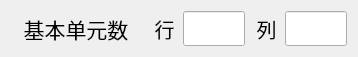
  <widget class="QWidget" name="layoutWidget_6">
   <property name="geometry">
    <rect>
     <x>70</x>
     <y>450</y>
     <width>350</width>
     <height>37</height>
    </rect>
   </property>
   <layout class="QHBoxLayout" name="horizontalLayout_6">
    <item>
     <widget class="QLabel" name="label_roiHeight_L_3">
      <property name="sizePolicy">
       <sizepolicy hsizetype="Fixed" vsizetype="Fixed">
        <horstretch>0</horstretch>
        <verstretch>0</verstretch>
       </sizepolicy>
      </property>
      <property name="minimumSize">
       <size>
        <width>130</width>
        <height>35</height>
       </size>
      </property>
      <property name="maximumSize">
       <size>
        <width>130</width>
        <height>35</height>
       </size>
      </property>
      <property name="font">
       <font>
        <pointsize>16</pointsize>
       </font>
      </property>
      <property name="text">
       <string>基本单元数</string>
      </property>
      <property name="alignment">
       <set>Qt::AlignCenter</set>
      </property>
     </widget>
    </item>
    <item>
     <spacer name="horizontalSpacer_6">
      <property name="orientation">
       <enum>Qt::Horizontal</enum>
      </property>
      <property name="sizeType">
       <enum>QSizePolicy::Fixed</enum>
      </property>
      <property name="sizeHint" stdset="0">
       <size>
        <width>5</width>
        <height>20</height>
       </size>
      </property>
     </spacer>
    </item>
    <item>
     <widget class="QLabel" name="label_roiHeight_L_7">
      <property name="sizePolicy">
       <sizepolicy hsizetype="Fixed" vsizetype="Fixed">
        <horstretch>0</horstretch>
        <verstretch>0</verstretch>
       </sizepolicy>
      </property>
      <property name="minimumSize">
       <size>
        <width>25</width>
        <height>35</height>
       </size>
      </property>
      <property name="maximumSize">
       <size>
        <width>25</width>
        <height>35</height>
       </size>
      </property>
      <property name="font">
       <font>
        <pointsize>15</pointsize>
       </font>
      </property>
      <property name="text">
       <string>行</string>
      </property>
      <property name="alignment">
       <set>Qt::AlignCenter</set>
      </property>
     </widget>
    </item>
    <item>
     <widget class="QLineEdit" name="lineEdit_nBasicUnitInRow">
      <property name="sizePolicy">
       <sizepolicy hsizetype="Fixed" vsizetype="Fixed">
        <horstretch>0</horstretch>
        <verstretch>0</verstretch>
       </sizepolicy>
      </property>
      <property name="minimumSize">
       <size>
        <width>62</width>
        <height>35</height>
       </size>
      </property>
      <property name="maximumSize">
       <size>
        <width>62</width>
        <height>35</height>
       </size>
      </property>
      <property name="font">
       <font>
        <pointsize>16</pointsize>
       </font>
      </property>
      <property name="alignment">
       <set>Qt::AlignCenter</set>
      </property>
     </widget>
    </item>
    <item>
     <spacer name="horizontalSpacer_7">
      <property name="orientation">
       <enum>Qt::Horizontal</enum>
      </property>
      <property name="sizeType">
       <enum>QSizePolicy::Fixed</enum>
      </property>
      <property name="sizeHint" stdset="0">
       <size>
        <width>3</width>
        <height>20</height>
       </size>
      </property>
     </spacer>
    </item>
    <item>
     <widget class="QLabel" name="label_roiHeight_L_8">
      <property name="sizePolicy">
       <sizepolicy hsizetype="Fixed" vsizetype="Fixed">
        <horstretch>0</horstretch>
        <verstretch>0</verstretch>
       </sizepolicy>
      </property>
      <property name="minimumSize">
       <size>
        <width>25</width>
        <height>35</height>
       </size>
      </property>
      <property name="maximumSize">
       <size>
        <width>25</width>
        <height>35</height>
       </size>
      </property>
      <property name="font">
       <font>
        <pointsize>15</pointsize>
       </font>
      </property>
      <property name="text">
       <string>列</string>
      </property>
      <property name="alignment">
       <set>Qt::AlignCenter</set>
      </property>
     </widget>
    </item>
    <item>
     <widget class="QLineEdit" name="lineEdit_nBasicUnitInCol">
      <property name="sizePolicy">
       <sizepolicy hsizetype="Fixed" vsizetype="Fixed">
        <horstretch>0</horstretch>
        <verstretch>0</verstretch>
       </sizepolicy>
      </property>
      <property name="minimumSize">
       <size>
        <width>62</width>
        <height>35</height>
       </size>
      </property>
      <property name="maximumSize">
       <size>
        <width>62</width>
        <height>35</height>
       </size>
      </property>
      <property name="font">
       <font>
        <pointsize>16</pointsize>
       </font>
      </property>
      <property name="alignment">
       <set>Qt::AlignCenter</set>
      </property>
     </widget>
    </item>
   </layout>
  </widget>
